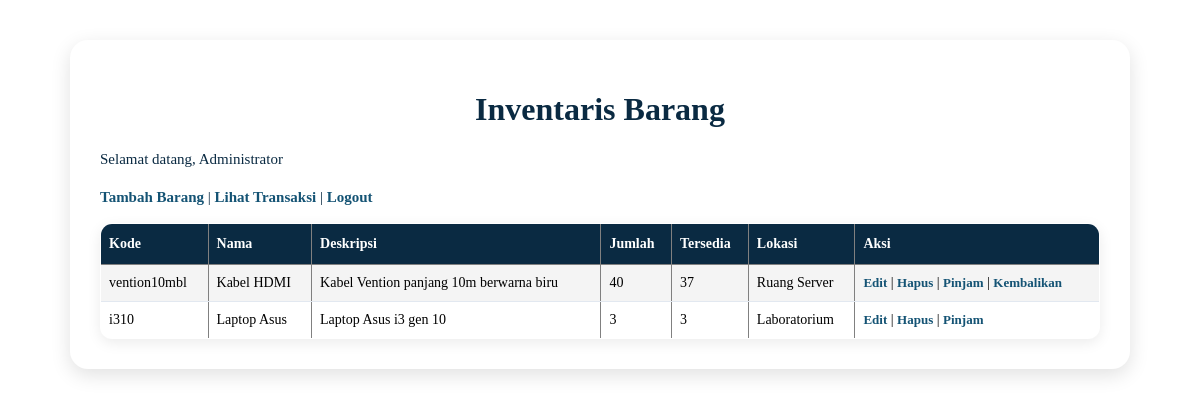
Screenshot of /index.php (signed in) with the database file from the repository.
### tables this page shows
CREATE TABLE `barang` (
  `id` int(11) NOT NULL,
  `nama` varchar(150) NOT NULL,
  `deskripsi` text DEFAULT NULL,
  `jumlah` int(11) NOT NULL DEFAULT 0,
  `tersedia` int(11) NOT NULL DEFAULT 0,
  `lokasi` varchar(100) DEFAULT NULL,
  `kode` varchar(50) DEFAULT NULL,
  `created_at` timestamp NOT NULL DEFAULT current_timestamp()
);

### index.php (the view, shortened to what this page needs)
<?php
require_once 'helpers.php';
$result = $mysqli->query("SELECT * FROM barang ORDER BY created_at DESC");
?>
<!doctype html>
<html>
<head>
    <link rel="stylesheet">
</head>
<body>
    <div class="container">
        <h1>Inventaris Barang</h1>
        <p>Selamat datang, <?= htmlspecialchars($_SESSION['user_name']) ?> <br>
        </p>
        <p>
            <a href="barang_add.php">Tambah Barang</a> |
            <a href="transaksi.php">Lihat Transaksi</a> | <a href="logout.php">Logout</a>
        </p>
        <table border="1" cellpadding="6" cellspacing="0">
            <tr>
                <th>Kode</th>
                <th>Nama</th>
                <th>Deskripsi</th>
                <th>Jumlah</th>
                <th>Tersedia</th>
                <th>Lokasi</th>
                <th>Aksi</th>
            </tr>
            <?php while ($row = $result->fetch_assoc()): ?>
                <tr>
                    <td><?= htmlspecialchars($row['kode']) ?></td>
                    <td><?= htmlspecialchars($row['nama']) ?></td>
                    <td><?= nl2br(htmlspecialchars($row['deskripsi'])) ?></td>
                    <td><?= $row['jumlah'] ?></td>
                    <td><?= $row['tersedia'] ?></td>
                    <td><?= htmlspecialchars($row['lokasi']) ?></td>
                    <td>
                        <a href="barang_edit.php?id=<?= $row['id'] ?>">Edit</a> |
                        <a href="barang_delete.php?id=<?= $row['id'] ?>" onclick="return confirm('Hapus barang?')">Hapus</a> |
                        <?php if ($row['tersedia'] > 0): ?>
                            <a href="pinjam.php?id=<?= $row['id'] ?>">Pinjam</a>
                        <?php else: ?>
                            <span style="color:gray">Kosong</span>
                        <?php endif; ?>
                        <?php if ($row['jumlah'] > $row['tersedia']): ?>
                            | <a href="kembalikan.php?id=<?= $row['id'] ?>">Kembalikan</a>
                        <?php endif; ?>
                    </td>
                </tr>
            <?php endwhile; ?>
        </table>
    </div>
</body>
</html>

### index.php (style rules this page uses)
.container { max-width: 1000px; margin: 40px auto; background: #ffffff; padding: 30px; border-radius: 18px; box-shadow: 0 6px 20px rgba(0,0,0,0.12); }
h1 { text-align: center; color: #0A2A42; margin-bottom: 20px; font-weight: 700; }
.container p { font-size: 15px; color: #0A2A42; margin-bottom: 15px; line-height: 1.5; }
.container a { color: #145374; font-weight: 600; text-decoration: none; transition: 0.2s ease; }
table { width: 100%; border-collapse: collapse; margin-top: 15px; font-size: 14px; background: #ffffff; border-radius: 12px; overflow: hidden; box-shadow: 0 4px 14px rgba(0,0,0,0.08); }
table th { background: #0A2A42; color: #ffffff; padding: 12px 8px; text-align: left; font-weight: 600; }
table td { padding: 10px 8px; border-bottom: 1px solid #E2E8F0; }
table tr:nth-child(even) { background: #F4F4F4; }
td a { font-size: 13px; }

### rows the page displays
barang: kode "vention10mbl", nama "Kabel HDMI", deskripsi "Kabel Vention panjang 10m berwarna biru", jumlah "40", tersedia "37", lokasi "Ruang Server"
barang: kode "i310", nama "Laptop Asus", deskripsi "Laptop Asus i3 gen 10", jumlah "3", tersedia "3", lokasi "Laboratorium"

### other values shown
$_SESSION['user_name'] "Administrator"
